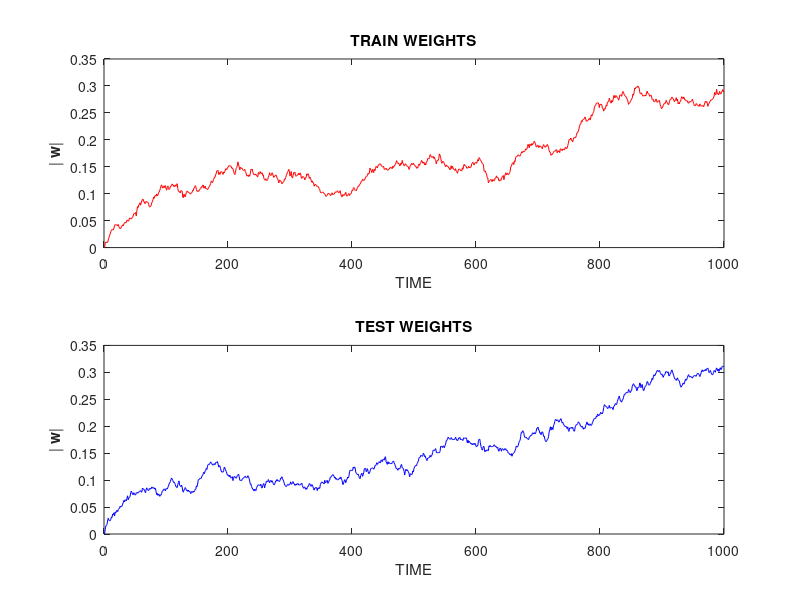

MATLAB code to generate this figure: (Note: this script raises an error after producing the figure.)
%  main12a.m for illutration of a non-stationary linear model
%  Lars Kai Hansen, DTU Copmute 2016
%
% non-stationary linear model 
% fixed prior and noise level
d=7;
alf0=100000%100.0;  % large precision => small changes in time 
beta0=1.0;   % precision of additive noise
Ntrain=1000;
Ntest=1000;
% generate data
xtrain=randn(d+1,Ntrain);
xtrain(d+1,:)=ones(1,Ntrain);
ttrain=zeros(1,Ntrain);
ttest=zeros(1,Ntest);
xtest=randn(d+1,Ntest);
xtest(d+1,:)=ones(1,Ntest);
w0train=zeros(d+1,Ntrain);
w0test=zeros(d+1,Ntest);
wtrain=zeros(d+1,Ntrain);
wtest=zeros(d+1,Ntest);
% generate training and test set weights and target observations
for n=2:Ntrain,
    w0train(:,n)=w0train(:,n-1)+(1/sqrt(alf0))*randn(d+1,1);
    ttrain(n)=w0train(:,n)'*xtrain(:,n)+randn;
end
for n=2:Ntest,
    w0test(:,n)=w0test(:,n-1)+(1/sqrt(alf0))*randn(d+1,1);
    ttest(n)=w0test(:,n)'*xtest(:,n)+randn;
end

figure(1)
subplot(2,1,1),
plot(1:Ntrain,sqrt(sum(w0train.*w0train,1)),'r')
title('TRAIN WEIGHTS')
ylabel('|{\bf w}|')
xlabel('TIME')
subplot(2,1,2),
plot(1:Ntest,sqrt(sum(w0test.*w0test,1)),'b')
title('TEST WEIGHTS')
ylabel('|{\bf w}|')
xlabel('TIME')
drawnow
%  scan alpha, beta for training set modeling
alf_max=2*alf0;
alf_min=1;
beta_max=5;
beta_min=0.1;
Nalfs=25;
Nbetas=20;
% linear hyperarrays
alf_array=linspace(alf_min,alf_max,Nalfs);
beta_array=linspace(beta_min,beta_max,Nbetas);
% alf_array=logspace(log10(alf_min),log10(alf_max),Nalfs);
% beta_array=logspace(log10(beta_min),log10(beta_max),Nbetas);
for na=1:Nalfs,
    disp(['na = ',int2str(na),', of ',int2str(Nalfs)])
    for nb=1:Nbetas,
        alf=alf_array(na);
        beta=beta_array(nb);
        % now estimate by forward pass - cold start
        mu=zeros(d+1,1);
        Sigma=(1/alf)*eye(d+1);
        %
        for n=1:Ntrain,
            ttrain_pred(n)=mu'*xtrain(:,n);
            [ mu,Sigma] = posterior_update_linear(xtrain(:,n),ttrain(n),mu,Sigma,alf,beta);
            %Eq 7
            ttrain_est(n)=mu'*xtrain(:,n);
        end
        %
        pred_error(na,nb)=mean((ttrain-ttrain_pred).^2)/mean((ttrain).^2);
        train_error(na,nb)=mean((ttrain-ttrain_est).^2)/mean((ttrain).^2);
    end
end
[q1,q2]=find(pred_error==min(min(pred_error)));
[z1,z2]=find(train_error==min(min(train_error)));
%

% no apply to test set
%
alf=alf_array(q1);
beta=beta_array(q2);
% now estimate by forward pass
% cold start
mu=zeros(d+1,1);
Sigma=(1/alf)*eye(d+1);
mu_array=zeros(d+1,Ntest);
%
for n=1:Ntest,
    ttest_pred(n)=mu'*xtest(:,n);
    [ mu,Sigma] = posterior_update_linear(xtest(:,n),ttest(n),mu,Sigma,alf,beta);
    mu_array(:,n)=mu;
end

% 
% 
figure(2)
subplot(2,2,1),
imagesc(alf_array,beta_array,pred_error'), colorbar
hold on
plot(alf_array(q1),beta_array(q2),'w*',alf0,beta0,'r*')
title(['MIN RELATIVE PRED ERROR =',num2str(min(min(pred_error)),2)])
xlabel('\alpha')
ylabel('\beta')
%
subplot(2,2,2)
imagesc(alf_array,beta_array,train_error'), colorbar
hold on
plot(alf_array(z1),beta_array(z2),'w*')
title(['MIN RELATIVE TRAIN ERROR=',num2str(min(min(train_error)),2)])
xlabel('\alpha')
ylabel('\beta')
% 
subplot(2,2,3)
plot(ttest,ttest_pred,'.r')
xlabel('TEST SET')
ylabel('MU TEST')
grid
title(['RELATIVE TEST ERROR =',num2str( mean((ttest-ttest_pred).^2)/mean((ttest).^2),2)])
subplot(2,2,4)
plot(1:Ntest,ttest,'b',1:Ntest,ttest_pred,'r')
xlabel('TIME')
grid

